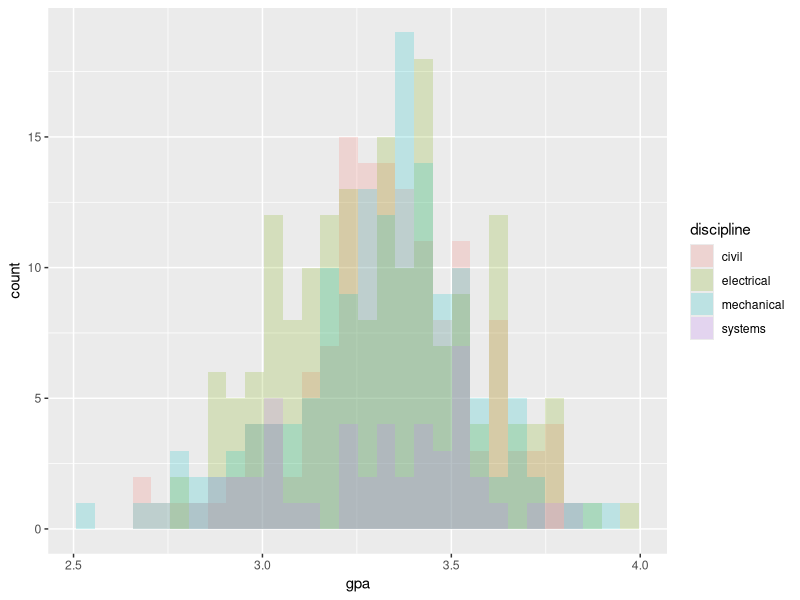
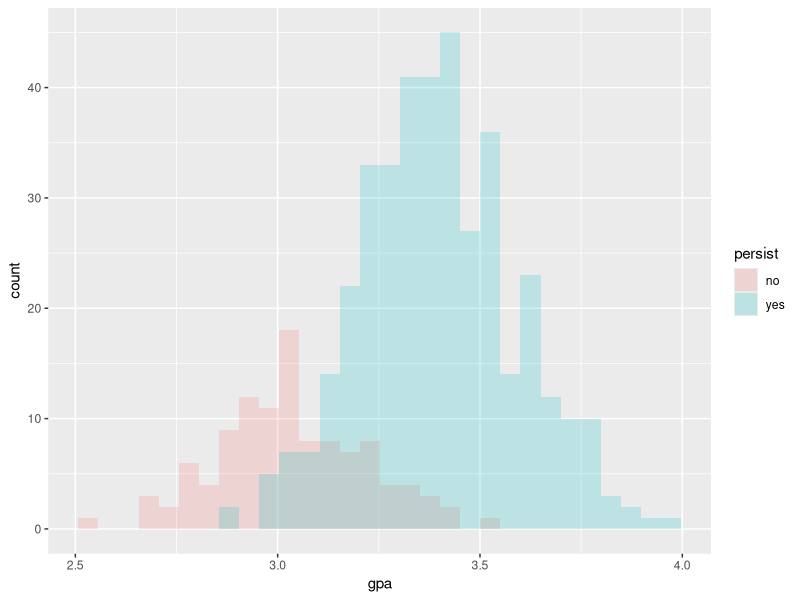
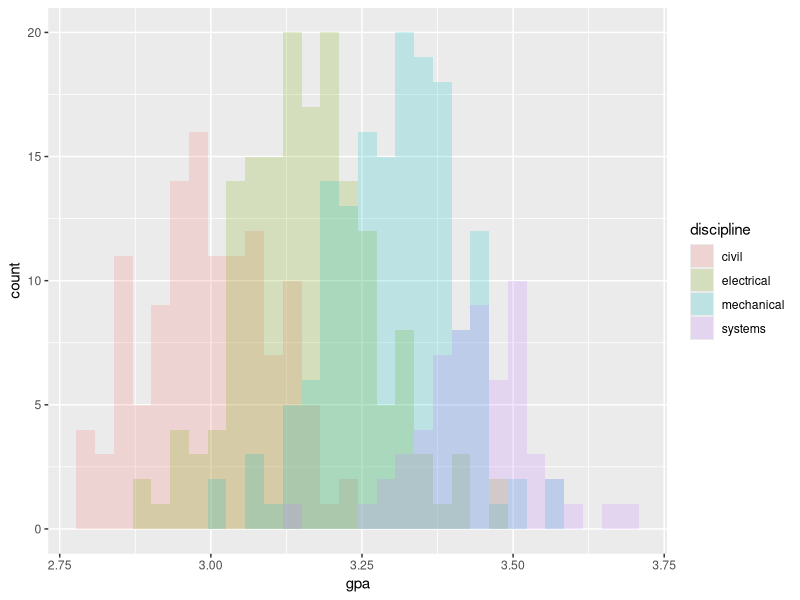
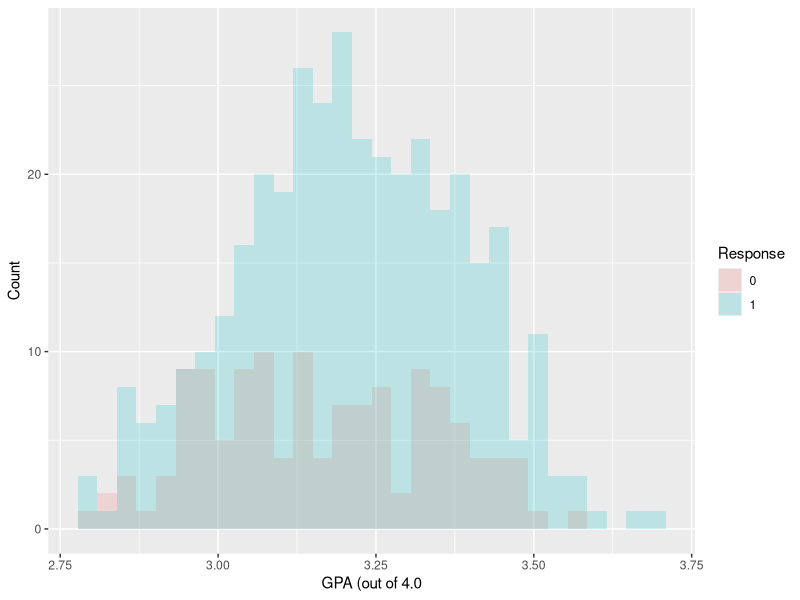
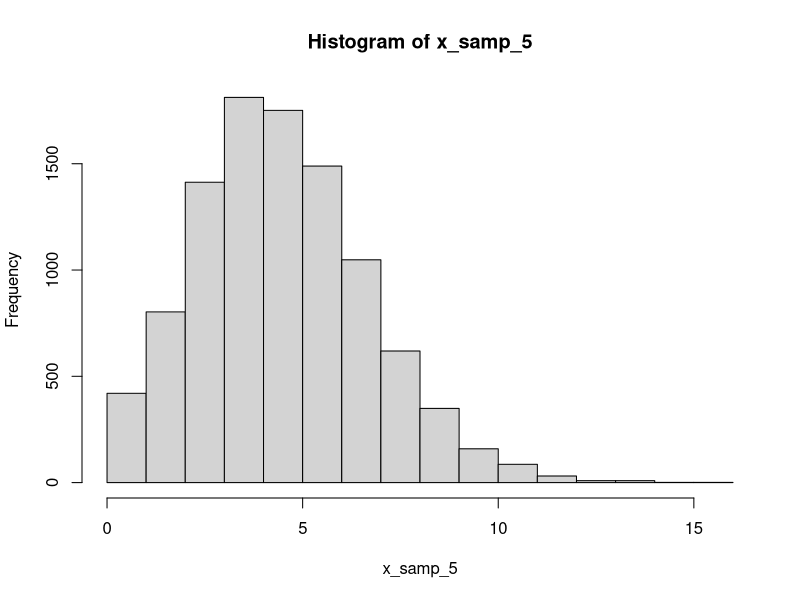
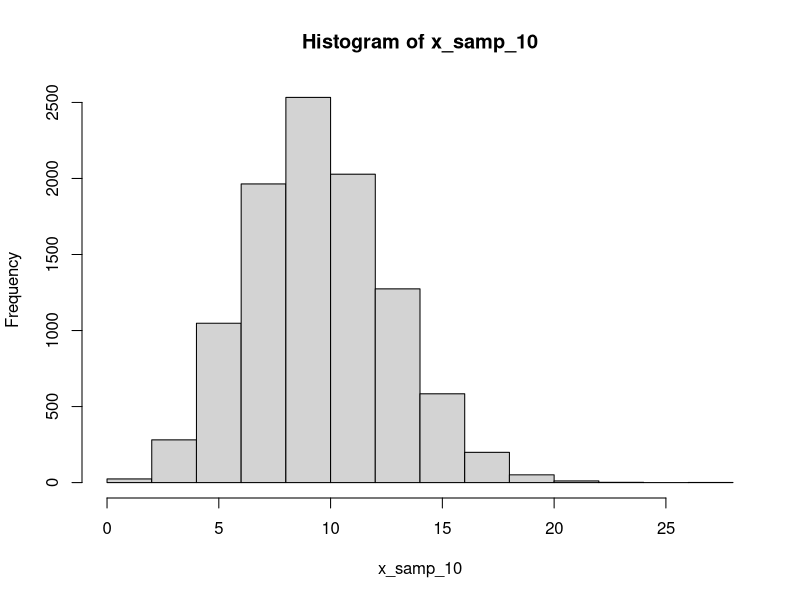
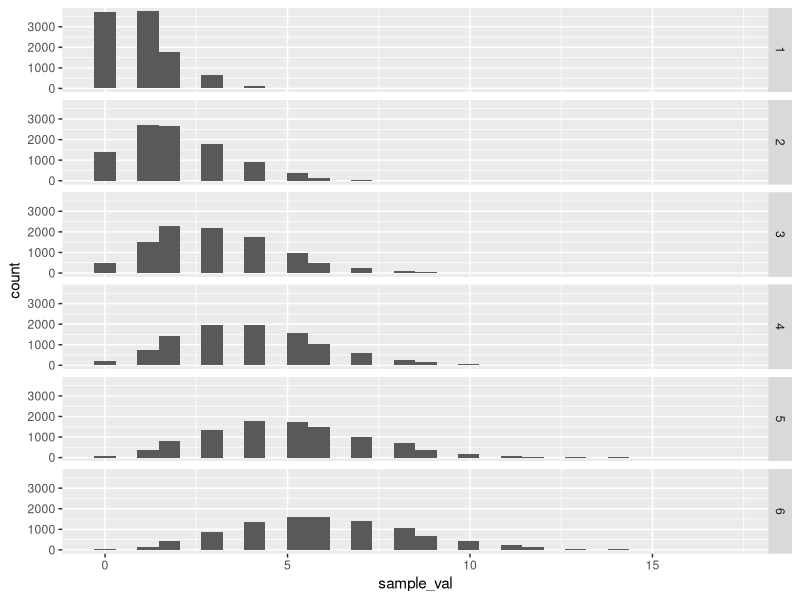

Source code (R) for these figures, in order:
## ---- chunk 1
knitr::opts_chunk$set(echo = TRUE)
library(tidyverse)
library(broom)
library(psych)

set.seed(42)
## ---- chunk 2
disciplines <- c("civil", "mechanical", "electrical", "systems")
disciplines_prob <- c(0.25, 0.3, 0.35, 0.1)


know_engineer <- c("immediate_fam", "distant_fam", "friend", "none")
know_engineer_prob <- c(0.2, 0.4, 0.3, 0.1)


persistence <- c("yes", "no")
persistence_prob <- c(0.8, 0.2)

## ---- chunk 3

samp_size <- 500

disc_samp <- sample(x = disciplines, size = samp_size, prob = disciplines_prob, replace = TRUE)
know_samp <- sample(x = know_engineer, size = samp_size, prob = know_engineer_prob, replace = TRUE)
pers_samp <- sample(x = persistence, size = samp_size, prob = persistence_prob, replace = TRUE)


samp_df <- tibble(discipline = disc_samp,
                  know_eng = know_samp,
                  persist = pers_samp,
                  gpa = round(rnorm(n = samp_size, mean = 3, sd = 0.3), 2))

summary(samp_df)
## ---- chunk 4
samp_df <- samp_df %>% 
  mutate(persist_bin = case_when(persist == "yes" ~ 1,
                                 persist == "no" ~ 0))

## ---- chunk 5
str(samp_df)
table(samp_df$persist)

describe(samp_df)

table(samp_df$discipline)

xtabs(~ discipline + persist_bin, data = samp_df)
## ---- chunk 6
model <- glm(persist_bin ~ discipline + know_eng + gpa, data = samp_df, family = binomial())
summary(model)
tidy(model)
## ---- chunk 7
disciplines <- c("civil", "mechanical", "electrical", "systems")
disciplines_prob <- c(0.25, 0.3, 0.35, 0.1)


know_engineer <- c("immediate_fam", "distant_fam", "friend", "none")
know_engineer_prob <- c(0.2, 0.4, 0.3, 0.1)

## ---- chunk 8
samp_size <- 5000

disc_samp_2 <- sample(x = disciplines, size = samp_size, prob = disciplines_prob, replace = TRUE)
know_samp_2 <- sample(x = know_engineer, size = samp_size, prob = know_engineer_prob, replace = TRUE)
#pers_samp_2 <- sample(x = persistence, size = samp_size, prob = persistence_prob, replace = TRUE)

## ---- chunk 9
samp_df_2 <- tibble(discipline = disc_samp_2,
                  know_eng = know_samp_2,
                  gpa = round(rnorm(n = samp_size, mean = 3, sd = 0.3), 2))

## ---- chunk 10
samp_df_2 <- samp_df_2 %>% 
  mutate(persist_prob = case_when(discipline == "civil" ~ 0.6,
                             discipline == "mechanical" ~ 0.7,
                             discipline == "electrical" ~ 0.8,
                             discipline == "systems" ~ 0.9))
## ---- chunk 11

persist_outcome <- modify(.x = samp_df_2$persist_prob, .f = ~rbinom(n = 1, size = 1, prob = .x))

## ---- chunk 12
samp_df_2$persist_bin <- persist_outcome
## ---- chunk 13
str(samp_df_2)
## ---- chunk 14
xtabs(~ persist_bin + discipline, data=samp_df_2)
## ---- chunk 15
describe(samp_df_2)
## ---- chunk 16
table(samp_df_2$discipline)
## ---- chunk 17
model_2 <- glm(persist_bin ~ discipline + know_eng + gpa, data = samp_df_2, family = binomial())
## ---- chunk 18
samp_df_2 %>% count(discipline)
## ---- chunk 19
summary(model_2)
## ---- chunk 20
tidy(model_2)
## ---- chunk 21
disciplines <- c("civil", "mechanical", "electrical", "systems")
disciplines_prob <- c(0.25, 0.3, 0.35, 0.1)

know_engineer <- c("immediate_fam", "distant_fam", "friend", "none")
know_engineer_prob <- c(0.2, 0.4, 0.3, 0.1)

## ---- chunk 22
samp_size <- 500

disc_samp_3 <- sample(x = disciplines, size = samp_size, prob = disciplines_prob, replace = TRUE)
know_samp_3 <- sample(x = know_engineer, size = samp_size, prob = know_engineer_prob, replace = TRUE)
pers_samp_3 <- sample(x = persistence, size = samp_size, prob = persistence_prob, replace = TRUE)
## ---- chunk 23
samp_df_3 <- tibble(discipline = disc_samp_3,
                  know_eng = know_samp_3,
                  persist = pers_samp_3)
## ---- chunk 24
samp_df_3 <- samp_df_3 %>% 
  mutate(persist_bin = case_when(persist == "yes" ~ 1,
                                 persist == "no" ~ 0))
## ---- chunk 25
samp_df_3 <- samp_df_3 %>% 
  mutate(gpa_mean = case_when(persist == "yes" ~ 3.4,
                              persist == "no" ~ 3.0))
## ---- chunk 26
gpa_vec <- round(modify(.x = samp_df_3$gpa_mean, .f = ~rnorm(n = 1, mean = .x, sd = .2)), 2)
## ---- chunk 27
samp_df_3$gpa <- gpa_vec
## ---- chunk 28
str(samp_df_3)
## ---- chunk 29
xtabs(~ persist_bin + discipline, data=samp_df_3)
## ---- chunk 30
describe(samp_df_3)
## ---- chunk 31
table(samp_df_3$discipline)
## ---- chunk 32
samp_df_3 %>% 
  ggplot(aes(x = gpa, fill = discipline)) +
  geom_histogram(alpha = 0.2, position = "identity")
# be sure to put alpha before position
## ---- chunk 33
samp_df_3 %>% 
  ggplot(aes(x = gpa, fill = persist)) +
  geom_histogram(alpha = 0.2, position = "identity")
## ---- chunk 34
model_3 <- glm(persist_bin ~ discipline + know_eng + gpa, data = samp_df_3, family = binomial())
## ---- chunk 35
summary(model_3)
tidy(model_3)
## ---- chunk 36
disciplines <- c("civil", "mechanical", "electrical", "systems")
disciplines_prob <- c(0.25, 0.3, 0.35, 0.1)

know_engineer <- c("immediate_fam", "distant_fam", "friend", "none")
know_engineer_prob <- c(0.2, 0.4, 0.3, 0.1)
## ---- chunk 37
samp_size <- 500

student_id <- seq(samp_size)
disc_samp_4 <- sample(x = disciplines, size = samp_size, prob = disciplines_prob, replace = TRUE)
know_samp_4 <- sample(x = know_engineer, size = samp_size, prob = know_engineer_prob, replace = TRUE)
pers_samp_4 <- sample(x = persistence, size = samp_size, prob = persistence_prob, replace = TRUE)
## ---- chunk 38
samp_df_4 <- tibble(sid = student_id,
                    discipline = disc_samp_4,
                    know_eng = know_samp_4)
## ---- chunk 39
samp_df_4 <- samp_df_4 %>% 
  mutate(gpa_mean = case_when(discipline == "civil" ~ 3.0,
                              discipline == "electrical" ~ 3.15,
                              discipline == "mechanical" ~ 3.3,
                              discipline == "systems" ~ 3.45))
## ---- chunk 40
gpa_vec <- round(modify(.x = samp_df_4$gpa_mean, .f = ~rnorm(n = 1, mean = .x, sd = .1)), 2)
## ---- chunk 41
samp_df_4$gpa <- gpa_vec
## ---- chunk 42
samp_df_4 <- samp_df_4 %>% 
  mutate(persist_prob = case_when(discipline == "civil" ~ 0.6,
                                  discipline == "mechanical" ~ 0.7,
                                  discipline == "electrical" ~ 0.8,
                                  discipline == "systems" ~ 0.9))
## ---- chunk 43
persist_outcome <- modify(.x = samp_df_4$persist_prob, .f = ~rbinom(n = 1, size = 1, prob = .x))
## ---- chunk 44
samp_df_4$persist_bin <- persist_outcome
## ---- chunk 45
str(samp_df_4)
## ---- chunk 46
xtabs(~ persist_bin + discipline, data=samp_df_4)

## ---- chunk 47
describe(samp_df_4)
## ---- chunk 48
table(samp_df_4$discipline)
## ---- chunk 49
samp_df_4 %>% 
  ggplot(aes(x = gpa, fill = discipline)) +
  geom_histogram(alpha = 0.2, position = "identity")
## ---- chunk 50
samp_df_4 %>% 
  ggplot(aes(x = gpa, fill = as_factor(persist_bin))) +
  geom_histogram(alpha = 0.2, position = "identity") +
  labs(x = "GPA (out of 4.0",
       y = "Count",
       fill = "Response")
## ---- chunk 51
model_4 <- glm(persist_bin ~ discipline + know_eng + gpa, data = samp_df_4, family = binomial())
summary(model_4)
tidy(model_4)
## ---- chunk 52
n <- 10000
set.seed(123)


x_samp_5 <- rpois(n, lambda = 5)
hist(x_samp_5)
## ---- chunk 53
x_samp_10 <- rpois(n, lambda = 10)
hist(x_samp_10)
## ---- chunk 54
param_vect <- rep(c(1, 2, 3, 4, 5, 6), each = n)
samp_vect <- modify(.x = param_vect, .f = ~ rpois(n = 1, lambda = .x))
## ---- chunk 55
samp_df <- tibble(param_val = param_vect,
                  sample_val = samp_vect)
## ---- chunk 56
samp_df %>%
  ggplot(aes(x = sample_val)) +
  geom_histogram() +
  facet_grid(param_val ~ .)
